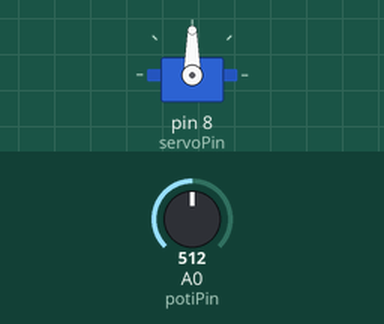
Recording of a sketch running on a simulated Arduino Uno, built with avr-gcc and run on an emulated ATmega328P. Parts: servo. Inputs (shaded band) come from the test bench; at power-on: A0 (potiPin) = 512.

Above: at 1.2 s.
1.3 s: A0 (potiPin) set to 716
At 1.9 s:
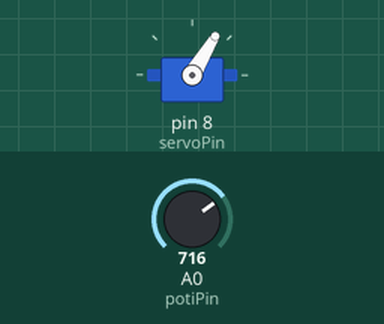
2.8 s: A0 (potiPin) set to 900
At 4.0 s:
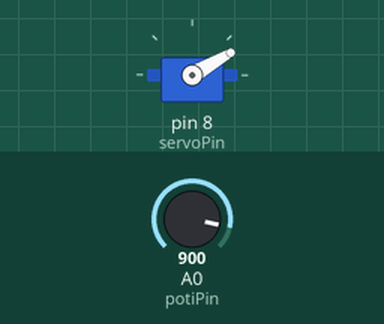
4.3 s: A0 (potiPin) set to 1023
At 5.4 s:
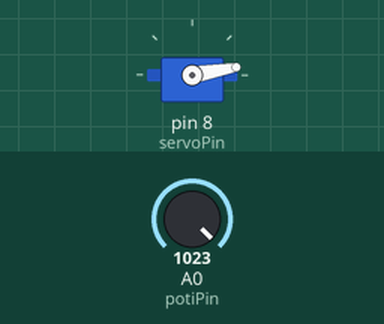
5.8 s: A0 (potiPin) set to 306
At 6.2 s:
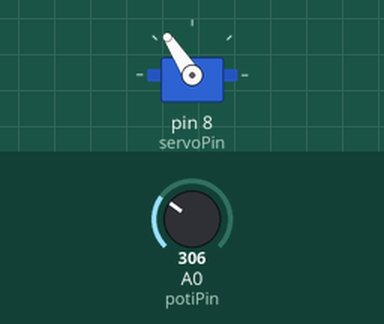
7.3 s: A0 (potiPin) set to 122
At 7.7 s:
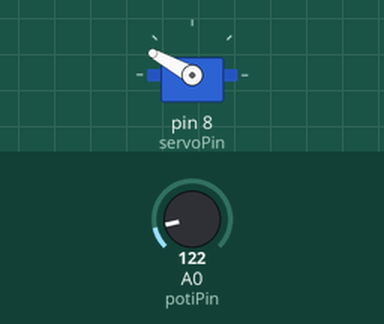
Timing chart, 0 to 9.8 s (numbered marks = the images above; inputs shaded):
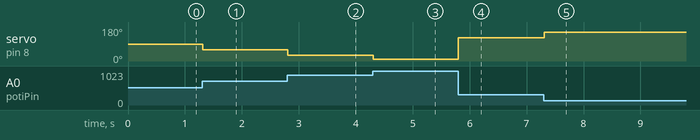

Measured:
- after the input at 1.3 s, servo on pin 8 (servoPin): 90° → 59° at once
- after the input at 2.8 s, servo on pin 8 (servoPin): 59° → 30° at once
- after the input at 4.3 s, servo on pin 8 (servoPin): 30° → 10° at once
- after the input at 5.8 s, servo on pin 8 (servoPin): 10° → 123° at once
- after the input at 7.3 s, servo on pin 8 (servoPin): 123° → 151° at once

The sketch:

Voltmeter.ino
```cpp
/*
  Ein Arduino-Voltmeter mit Zeiger

  Version 1.0
  Der Hobbyelektroniker
  Der Code ist Public Domain und kann ohne Einschränkungen frei verwendet werden
*/

#include <Servo.h>

Servo servo;  // Erzeugen eines Servo-Objekts

const int servoPin = 8;
const int potiPin = A0;  // Analoger Pin mit Potentiometer


void setup() {
  servo.attach(servoPin);  // Der Servo ist an Pin 8 angeschlossen
}

void messen() {
  int gelesen = analogRead(potiPin);
  int grad = map(gelesen,0,1023,170,10);
  servo.write(grad);
}

void loop() {
  messen();
  delay(15);   // dem Servo Zeit lassen, um die Position anzufahren
}
```
